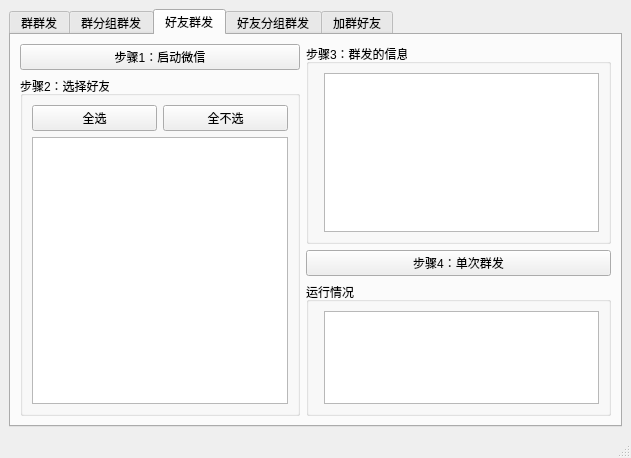
<?xml version="1.0" encoding="UTF-8"?>
<ui version="4.0">
 <class>MainWindow</class>
 <widget class="QMainWindow" name="MainWindow">
  <property name="windowModality">
   <enum>Qt::ApplicationModal</enum>
  </property>
  <property name="enabled">
   <bool>true</bool>
  </property>
  <property name="geometry">
   <rect>
    <x>0</x>
    <y>0</y>
    <width>631</width>
    <height>445</height>
   </rect>
  </property>
  <property name="sizePolicy">
   <sizepolicy hsizetype="Preferred" vsizetype="Preferred">
    <horstretch>0</horstretch>
    <verstretch>0</verstretch>
   </sizepolicy>
  </property>
  <property name="minimumSize">
   <size>
    <width>0</width>
    <height>0</height>
   </size>
  </property>
  <property name="maximumSize">
   <size>
    <width>900</width>
    <height>480</height>
   </size>
  </property>
  <property name="windowTitle">
   <string>微助手</string>
  </property>
  <property name="autoFillBackground">
   <bool>false</bool>
  </property>
  <property name="animated">
   <bool>true</bool>
  </property>
  <property name="unifiedTitleAndToolBarOnMac">
   <bool>false</bool>
  </property>
  <widget class="QWidget" name="centralwidget">
   <property name="enabled">
    <bool>true</bool>
   </property>
   <property name="minimumSize">
    <size>
     <width>579</width>
     <height>0</height>
    </size>
   </property>
   <property name="autoFillBackground">
    <bool>false</bool>
   </property>
   <layout class="QFormLayout" name="formLayout_4">
    <item row="0" column="0" colspan="2">
     <widget class="QTabWidget" name="tabWidget">
      <property name="currentIndex">
       <number>2</number>
      </property>
      <widget class="QWidget" name="tab">
       <attribute name="title">
        <string>群群发</string>
       </attribute>
       <layout class="QFormLayout" name="formLayout_10">
        <item row="0" column="0" colspan="2">
         <layout class="QFormLayout" name="formLayout_3">
          <item row="0" column="0">
           <layout class="QVBoxLayout" name="verticalLayout_5">
            <item>
             <widget class="QPushButton" name="pushButton">
              <property name="text">
               <string>步骤1：启动微信</string>
              </property>
             </widget>
            </item>
            <item>
             <widget class="QGroupBox" name="groupBox">
              <property name="title">
               <string>步骤2：选择群</string>
              </property>
              <layout class="QVBoxLayout" name="verticalLayout_6">
               <item>
                <layout class="QVBoxLayout" name="verticalLayout_2">
                 <item>
                  <layout class="QHBoxLayout" name="horizontalLayout_2">
                   <item>
                    <widget class="QPushButton" name="pushButton_3">
                     <property name="text">
                      <string>全选</string>
                     </property>
                    </widget>
                   </item>
                   <item>
                    <widget class="QPushButton" name="pushButton_4">
                     <property name="text">
                      <string>全不选</string>
                     </property>
                    </widget>
                   </item>
                  </layout>
                 </item>
                 <item>
                  <widget class="QTableView" name="tableView">
                   <property name="enabled">
                    <bool>true</bool>
                   </property>
                  </widget>
                 </item>
                </layout>
               </item>
              </layout>
             </widget>
            </item>
           </layout>
          </item>
          <item row="0" column="1">
           <layout class="QVBoxLayout" name="verticalLayout_3">
            <item>
             <layout class="QVBoxLayout" name="verticalLayout">
              <item>
               <widget class="QGroupBox" name="groupBox_2">
                <property name="minimumSize">
                 <size>
                  <width>0</width>
                  <height>200</height>
                 </size>
                </property>
                <property name="title">
                 <string>步骤3：群发的信息</string>
                </property>
                <layout class="QFormLayout" name="formLayout">
                 <item row="0" column="1">
                  <widget class="QTextEdit" name="textEdit">
                   <property name="layoutDirection">
                    <enum>Qt::LeftToRight</enum>
                   </property>
                  </widget>
                 </item>
                </layout>
               </widget>
              </item>
              <item>
               <widget class="QPushButton" name="pushButton_2">
                <property name="text">
                 <string>步骤4（1）：循坏群发</string>
                </property>
               </widget>
              </item>
              <item>
               <widget class="QPushButton" name="pushButton_10">
                <property name="text">
                 <string>步骤4（2）：单次群发</string>
                </property>
               </widget>
              </item>
             </layout>
            </item>
            <item>
             <widget class="QGroupBox" name="groupBox_3">
              <property name="minimumSize">
               <size>
                <width>0</width>
                <height>100</height>
               </size>
              </property>
              <property name="title">
               <string>运行情况</string>
              </property>
              <layout class="QFormLayout" name="formLayout_2">
               <item row="0" column="1">
                <widget class="QTextBrowser" name="textBrowser_2"/>
               </item>
              </layout>
             </widget>
            </item>
           </layout>
          </item>
         </layout>
        </item>
       </layout>
      </widget>
      <widget class="QWidget" name="tab_3">
       <attribute name="title">
        <string>群分组群发</string>
       </attribute>
       <layout class="QFormLayout" name="formLayout_12">
        <item row="0" column="0" colspan="2">
         <layout class="QFormLayout" name="formLayout_7">
          <item row="0" column="0">
           <layout class="QVBoxLayout" name="verticalLayout_30">
            <item>
             <widget class="QPushButton" name="pushButton_35">
              <property name="text">
               <string>步骤1：启动微信</string>
              </property>
             </widget>
            </item>
            <item>
             <widget class="QPushButton" name="pushButton_36">
              <property name="text">
               <string>步骤2：分组</string>
              </property>
             </widget>
            </item>
            <item>
             <widget class="QGroupBox" name="groupBox_22">
              <property name="title">
               <string>步骤3：添加分组群发的消息</string>
              </property>
              <layout class="QVBoxLayout" name="verticalLayout_8">
               <item>
                <layout class="QVBoxLayout" name="verticalLayout_7">
                 <item>
                  <layout class="QHBoxLayout" name="horizontalLayout">
                   <item>
                    <widget class="QPushButton" name="pushButton_37">
                     <property name="text">
                      <string>新建内容</string>
                     </property>
                    </widget>
                   </item>
                   <item>
                    <widget class="QPushButton" name="pushButton_5">
                     <property name="text">
                      <string>删除内容</string>
                     </property>
                    </widget>
                   </item>
                  </layout>
                 </item>
                 <item>
                  <widget class="QTableView" name="tableView_9">
                   <property name="enabled">
                    <bool>true</bool>
                   </property>
                  </widget>
                 </item>
                </layout>
               </item>
              </layout>
             </widget>
            </item>
           </layout>
          </item>
          <item row="0" column="1">
           <layout class="QVBoxLayout" name="verticalLayout_32">
            <item>
             <widget class="QGroupBox" name="groupBox_23">
              <property name="minimumSize">
               <size>
                <width>0</width>
                <height>200</height>
               </size>
              </property>
              <property name="title">
               <string>步骤4：选择分发的内容，勾选好需要群发的分组</string>
              </property>
              <layout class="QFormLayout" name="formLayout_20">
               <item row="0" column="0" colspan="2">
                <widget class="QTableView" name="tableView_3"/>
               </item>
              </layout>
             </widget>
            </item>
            <item>
             <widget class="QPushButton" name="pushButton_38">
              <property name="text">
               <string>步骤5（1）：循环群发</string>
              </property>
             </widget>
            </item>
            <item>
             <widget class="QPushButton" name="pushButton_8">
              <property name="text">
               <string>步骤5（2）：单次群发</string>
              </property>
             </widget>
            </item>
            <item>
             <widget class="QGroupBox" name="groupBox_24">
              <property name="minimumSize">
               <size>
                <width>0</width>
                <height>100</height>
               </size>
              </property>
              <property name="title">
               <string>运行情况</string>
              </property>
              <layout class="QVBoxLayout" name="verticalLayout_33">
               <item>
                <widget class="QTextBrowser" name="textBrowser_12"/>
               </item>
              </layout>
             </widget>
            </item>
           </layout>
          </item>
         </layout>
        </item>
       </layout>
      </widget>
      <widget class="QWidget" name="tab_6">
       <attribute name="title">
        <string>好友群发</string>
       </attribute>
       <layout class="QFormLayout" name="formLayout_5">
        <item row="0" column="0">
         <layout class="QVBoxLayout" name="verticalLayout_22">
          <item>
           <widget class="QPushButton" name="pushButton_25">
            <property name="text">
             <string>步骤1：启动微信</string>
            </property>
           </widget>
          </item>
          <item>
           <widget class="QGroupBox" name="groupBox_16">
            <property name="title">
             <string>步骤2：选择好友</string>
            </property>
            <layout class="QVBoxLayout" name="verticalLayout_4">
             <item>
              <layout class="QVBoxLayout" name="verticalLayout_23">
               <item>
                <layout class="QHBoxLayout" name="horizontalLayout_5">
                 <item>
                  <widget class="QPushButton" name="pushButton_26">
                   <property name="text">
                    <string>全选</string>
                   </property>
                  </widget>
                 </item>
                 <item>
                  <widget class="QPushButton" name="pushButton_27">
                   <property name="text">
                    <string>全不选</string>
                   </property>
                  </widget>
                 </item>
                </layout>
               </item>
               <item>
                <widget class="QTableView" name="tableView_7">
                 <property name="enabled">
                  <bool>true</bool>
                 </property>
                </widget>
               </item>
              </layout>
             </item>
            </layout>
           </widget>
          </item>
         </layout>
        </item>
        <item row="0" column="1">
         <layout class="QVBoxLayout" name="verticalLayout_24">
          <item>
           <layout class="QVBoxLayout" name="verticalLayout_25">
            <item>
             <widget class="QGroupBox" name="groupBox_17">
              <property name="minimumSize">
               <size>
                <width>0</width>
                <height>200</height>
               </size>
              </property>
              <property name="title">
               <string>步骤3：群发的信息</string>
              </property>
              <layout class="QFormLayout" name="formLayout_17">
               <item row="0" column="1">
                <widget class="QTextEdit" name="textEdit_2">
                 <property name="layoutDirection">
                  <enum>Qt::LeftToRight</enum>
                 </property>
                </widget>
               </item>
              </layout>
             </widget>
            </item>
            <item>
             <widget class="QPushButton" name="pushButton_9">
              <property name="text">
               <string>步骤4：单次群发</string>
              </property>
             </widget>
            </item>
           </layout>
          </item>
          <item>
           <widget class="QGroupBox" name="groupBox_18">
            <property name="minimumSize">
             <size>
              <width>0</width>
              <height>100</height>
             </size>
            </property>
            <property name="title">
             <string>运行情况</string>
            </property>
            <layout class="QFormLayout" name="formLayout_18">
             <item row="0" column="1">
              <widget class="QTextBrowser" name="textBrowser_3"/>
             </item>
            </layout>
           </widget>
          </item>
         </layout>
        </item>
       </layout>
      </widget>
      <widget class="QWidget" name="tab_7">
       <attribute name="title">
        <string>好友分组群发</string>
       </attribute>
       <layout class="QFormLayout" name="formLayout_6">
        <item row="0" column="0">
         <layout class="QVBoxLayout" name="verticalLayout_26">
          <item>
           <widget class="QPushButton" name="pushButton_30">
            <property name="text">
             <string>步骤1：启动微信</string>
            </property>
           </widget>
          </item>
          <item>
           <widget class="QPushButton" name="pushButton_31">
            <property name="text">
             <string>步骤2：分组</string>
            </property>
           </widget>
          </item>
          <item>
           <widget class="QGroupBox" name="groupBox_19">
            <property name="title">
             <string>步骤3：添加分组群发的消息</string>
            </property>
            <layout class="QVBoxLayout" name="verticalLayout_10">
             <item>
              <layout class="QVBoxLayout" name="verticalLayout_9">
               <item>
                <layout class="QHBoxLayout" name="horizontalLayout_3">
                 <item>
                  <widget class="QPushButton" name="pushButton_33">
                   <property name="text">
                    <string>新建内容</string>
                   </property>
                  </widget>
                 </item>
                 <item>
                  <widget class="QPushButton" name="pushButton_6">
                   <property name="text">
                    <string>删除内容</string>
                   </property>
                  </widget>
                 </item>
                </layout>
               </item>
               <item>
                <widget class="QTableView" name="tableView_8">
                 <property name="enabled">
                  <bool>true</bool>
                 </property>
                </widget>
               </item>
              </layout>
             </item>
            </layout>
           </widget>
          </item>
         </layout>
        </item>
        <item row="0" column="1">
         <layout class="QVBoxLayout" name="verticalLayout_28">
          <item>
           <widget class="QGroupBox" name="groupBox_20">
            <property name="minimumSize">
             <size>
              <width>0</width>
              <height>200</height>
             </size>
            </property>
            <property name="title">
             <string>步骤4：给分组选择需要分发的内容</string>
            </property>
            <layout class="QFormLayout" name="formLayout_19">
             <item row="0" column="0" colspan="2">
              <widget class="QTableView" name="tableView_2"/>
             </item>
            </layout>
           </widget>
          </item>
          <item>
           <widget class="QPushButton" name="pushButton_34">
            <property name="text">
             <string>步骤5（1）：循环群发</string>
            </property>
           </widget>
          </item>
          <item>
           <widget class="QPushButton" name="pushButton_7">
            <property name="text">
             <string>步骤5（2）：单次群发</string>
            </property>
           </widget>
          </item>
          <item>
           <widget class="QGroupBox" name="groupBox_21">
            <property name="minimumSize">
             <size>
              <width>0</width>
              <height>100</height>
             </size>
            </property>
            <property name="title">
             <string>运行情况</string>
            </property>
            <layout class="QVBoxLayout" name="verticalLayout_29">
             <item>
              <widget class="QTextBrowser" name="textBrowser_11"/>
             </item>
            </layout>
           </widget>
          </item>
         </layout>
        </item>
       </layout>
      </widget>
      <widget class="QWidget" name="tab_2">
       <attribute name="title">
        <string>加群好友</string>
       </attribute>
       <layout class="QFormLayout" name="formLayout_11">
        <item row="0" column="0">
         <layout class="QVBoxLayout" name="verticalLayout_13">
          <item>
           <widget class="QPushButton" name="pushButton_19">
            <property name="text">
             <string>步骤1：启动微信</string>
            </property>
           </widget>
          </item>
          <item>
           <widget class="QGroupBox" name="groupBox_10">
            <property name="title">
             <string>步骤2：选择群</string>
            </property>
            <layout class="QVBoxLayout" name="verticalLayout_18">
             <item>
              <layout class="QVBoxLayout" name="verticalLayout_14">
               <item>
                <layout class="QHBoxLayout" name="_8" stretch="0,0">
                 <property name="topMargin">
                  <number>0</number>
                 </property>
                 <property name="rightMargin">
                  <number>0</number>
                 </property>
                 <property name="bottomMargin">
                  <number>0</number>
                 </property>
                 <item>
                  <widget class="QPushButton" name="pushButton_20">
                   <property name="text">
                    <string>全选</string>
                   </property>
                  </widget>
                 </item>
                 <item>
                  <widget class="QPushButton" name="pushButton_21">
                   <property name="text">
                    <string>全不选</string>
                   </property>
                  </widget>
                 </item>
                </layout>
               </item>
               <item>
                <widget class="QTableView" name="tableView_4"/>
               </item>
              </layout>
             </item>
            </layout>
           </widget>
          </item>
         </layout>
        </item>
        <item row="0" column="1">
         <layout class="QVBoxLayout" name="verticalLayout_15">
          <item>
           <widget class="QGroupBox" name="groupBox_11">
            <property name="minimumSize">
             <size>
              <width>0</width>
              <height>200</height>
             </size>
            </property>
            <property name="title">
             <string>步骤3：群发的验证信息</string>
            </property>
            <layout class="QFormLayout" name="formLayout_8">
             <item row="0" column="1">
              <widget class="QTextEdit" name="textEdit_7">
               <property name="layoutDirection">
                <enum>Qt::LeftToRight</enum>
               </property>
              </widget>
             </item>
            </layout>
           </widget>
          </item>
          <item>
           <widget class="QPushButton" name="pushButton_24">
            <property name="text">
             <string>步骤4：开始群发</string>
            </property>
           </widget>
          </item>
          <item>
           <widget class="QGroupBox" name="groupBox_12">
            <property name="minimumSize">
             <size>
              <width>0</width>
              <height>100</height>
             </size>
            </property>
            <property name="title">
             <string>运行情况</string>
            </property>
            <layout class="QFormLayout" name="formLayout_9">
             <item row="0" column="1">
              <widget class="QTextBrowser" name="textBrowser_8"/>
             </item>
            </layout>
           </widget>
          </item>
         </layout>
        </item>
       </layout>
      </widget>
     </widget>
    </item>
   </layout>
  </widget>
  <widget class="QStatusBar" name="statusbar"/>
 </widget>
 <resources/>
 <connections/>
</ui>
